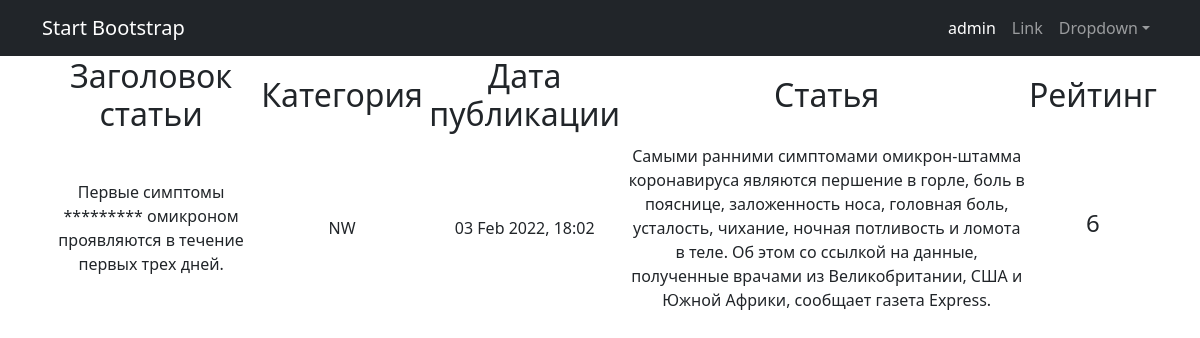
Screenshot of /news/1 with the database file from the repository.
### news_portal/models.py (models this page shows, shortened)
class Post(models.Model):
    PostAuthor = models.ForeignKey(Author, on_delete=models.CASCADE)
    NEWS = 'NW'
    ARTICLE = 'AR'
    CATEGORIES = [
        ('NW', 'Новость'),
        ('AR', 'Статья')
    ]
    categoryType = models.CharField(max_length=2, choices=CATEGORIES)
    pubData = models.DateTimeField('дата и время добавления новости', auto_now_add=True)
    postCategory = models.ManyToManyField(Category, through='postCategory')
    postTitle = models.CharField('название публикации', max_length=255)
    postText = models.TextField('текст публикации')
    postRating = models.SmallIntegerField('рейтинг публикации', default=0)
    def __str__(self):
        return f'{self.postTitle} {self.postText}'

### news_portal/views.py (the view)
# urls.py: path('<int:pk>', PostDetail.as_view()),
class PostDetail(DetailView):
    model = Post
    template_name = 'new.html'
    context_object_name = 'new'

### news_portal/templatetags/censor.py (called while the page is built)
@register.filter(name='censor')
def censor(value):
    text = value.split()
    for word in text:
        if word.lower() in CENSOR:
            value = value.replace(word, '*' * len(word))
    return value

### templates/new.html (shortened to what this page needs)
{% extends 'flatpages/default.html' %}
{% load censor %}
{% block content %}
        <table>
            <tr>
            <td>
                <h2>Заголовок статьи</h2>
            </td>
            <td>
                 <h2>Категория</h2>
            </td>
            <td>
                <h2>Дата публикации</h2>
            </td>
            <td>
                <h2>Статья</h2>
            </td>
            <td>
                <h2>Рейтинг</h2>
            </td>
            </tr>
             <td>
                {{ new.postTitle| censor }}
            </td>
            <td>
                {{ new.categoryType }}
            </td>
            <td>
                {{ new.pubData|date:'d M Y, H:m' }}
            </td>
            <td>
                {{ new.postText|censor }}
            </td>
            <td>
                <h4>{{ new.postRating  }}</h4>
            </td>
        </table>
{% endblock content %}

### rows the page displays
Post: postTitle|censor "Первые симптомы ********* омикроном проявляются в течение первых трех дней.", categoryType "NW", pubData "03 Feb 2022, 18:02", postText|censor "Самыми ранними симптомами омикрон-штамма коронавируса являются першение в горле, боль в пояснице, заложенность носа, головная боль, усталость, чихание, ночная потливость и ломота в теле. Об этом со ссылкой на данные, полученные врачами из Великобритании, США и Южной Африки, сообщает газета Express.", postRating "6"
